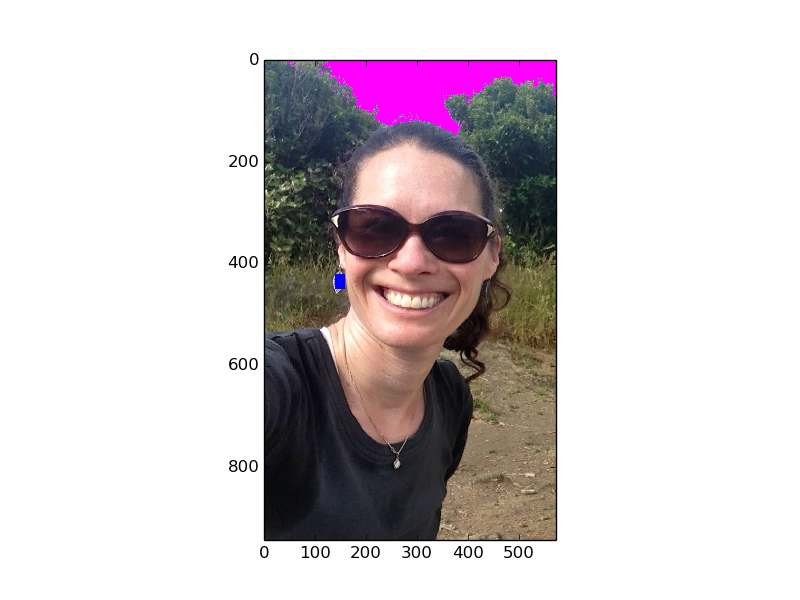
#> input picture 1.4.3/woman_sky_earing.png, 800 x 600 px
$ python Kashyap_1.4.3.py
#> lines starting #> are read from the running program, lines starting #| are printed output that depends on the picture
from __future__ import print_function
import matplotlib
matplotlib.use('Agg')
import matplotlib.pyplot as plt
import os.path
import PIL
import numpy as np      # 'as' lets us use standard abbreviations

#Procedure: 1-3

#Part I: Using Arrays of Pixels

#4. Arrays can store elements of only one type while lists can store elements of
    #different data types. Both lists and arrays can store multiple objects.

#5.
'''
#Read the image data
# Get the directory of this python script
directory = os.path.dirname(os.path.abspath(__file__))
# Build an absolute filename from directory + filename
filename = os.path.join(directory, 'woman.jpg')
# Read the image data into an array
img = plt.imread(filename)

#Show the image data
# Create figure with 1 subplot
fig, ax = plt.subplots(1, 1)
# Show the image data in a subplot
ax.imshow(img, interpolation='none')
# Saves the figure
fig.savefig('women2')
print(type(img))
print(img[49][24][0])
print(len(img))
print(len(img[0]))
'''
#a. 943 pixels
#b. 574 pixels
#c. 94
#d. 62
#e. 73

#Part II: Manipulating Pixels

#6.
'''
###
# Make a rectangle of pixels yellow
###

#Read the image data
# Get the directory of this python script
directory = os.path.dirname(os.path.abspath(__file__))
# Build an absolute filename from directory + filename
filename = os.path.join(directory, 'woman.jpg')
# Read the image data into an array
img = plt.imread(filename)

#Show the image data
# Create figure with 1 subplot
fig, ax = plt.subplots(1, 1)
# Show the image data in a subplot
ax.imshow(img, interpolation='none')

height = len(img)
width = len(img[0])
for row in range(420, 450):
    for column in range(140, 160):
        img[row][column] = [0, 255, 0] # red + green = yellow
fig.savefig('green_earing')
'''

#7.
'''
#Read the image data
# Get the directory of this python script
directory = os.path.dirname(os.path.abspath(__file__))
# Build an absolute filename from directory + filename
filename = os.path.join(directory, 'woman.jpg')

img = plt.imread(filename)

#Show the image data
# Create figure with 1 subplot
fig, ax = plt.subplots(1, 1)
# Show the image data in a subplot
ax.imshow(img, interpolation='none')
'''
###
# Change a region if condition is True
###
'''
height = len(img)
width = len(img[0])
for r in range(155):
    for c in range(width):
        if sum(img[r][c])>500: # brightness R+G+B goes up to 3*255=765
            img[r][c]=[255,0,255] # R + B = magenta
fig.savefig('woman_sky_earing')
'''
###
# Show the image data
###
    #7a. This set of loops and conditionals check to see if a certain pixel is
    #bright or not based on its rgb value. If it is then it changes the color magenta
    #7b.
'''
#Read the image data
# Get the directory of this python script
directory = os.path.dirname(os.path.abspath(__file__))
# Build an absolute filename from directory + filename
filename = os.path.join(directory, 'woman.jpg')

img = plt.imread(filename)

#Show the image data
# Create figure with 1 subplot
fig, ax = plt.subplots(1, 1)
# Show the image data in a subplot
height = len(img)
width = len(img[0])
for r in range(155):
    for c in range(width):
        if sum(img[r][c])>500: # brightness R+G+B goes up to 3*255=765
            img[r][c]=[255,0,255] # R + B = magenta
for row in range(420, 450):
    for column in range(140, 160):
        img[row][column] = [0, 0, 255] # red + green = yellow

ax.imshow(img, interpolation='none')

fig.savefig('woman_sky_earing')
'''
#8.
'''
def make_mask(rows, columns, stripe_width):
    An example mask generator
    Makes slanted stripes of width stripe_width
    image
    returns an ndarray of an RGBA image rows by columns

    img = PIL.Image.new('RGBA', (columns, rows))
    image = np.array(img)

    for row in range(rows):
        for column in range(columns):
            if (row-column)/stripe_width % 2 == 0:
                #(r+c)/w says how many stripes above/below line y=x
                # The % 2 says whether it is an even or odd stripe

                # Even stripe
                image[row][column] = [255, 127, 127, 250] # pale red, alpha=0

            else:
                # Odd stripe
                image[row][column] = [200, 200, 255, 255] # magenta, alpha=255

    for row in range(rows):
        for col in range(columns):
            if 500 == ((row-50)**2)+((col-50)**2):
                image[row][col] = [255, 127, 127, 250] # pale red, alpha=0
            elif 100 == ((row-50)**2)+((col-50)**2):
                image[row][col] = [255, 127, 127, 250] # pale red, alpha=0
    return image

if __name__ == "__main__":
    image = make_mask(100,100,20)

    fig, ax = plt.subplots(1, 1)
    ax.imshow(image)
    fig.savefig('mask')
'''

#9.

directory = os.path.dirname(os.path.abspath(__file__))
filename = os.path.join(directory, 'woman_sky_earing.png')
filename2 = os.path.join(directory, 'mask.png')
img = plt.imread(filename)
#> img is the input picture: shape (600, 800, 4) float32; mean R, G, B, A 0.826, 0.795, 0.807, 1
img2 = plt.imread(filename2)
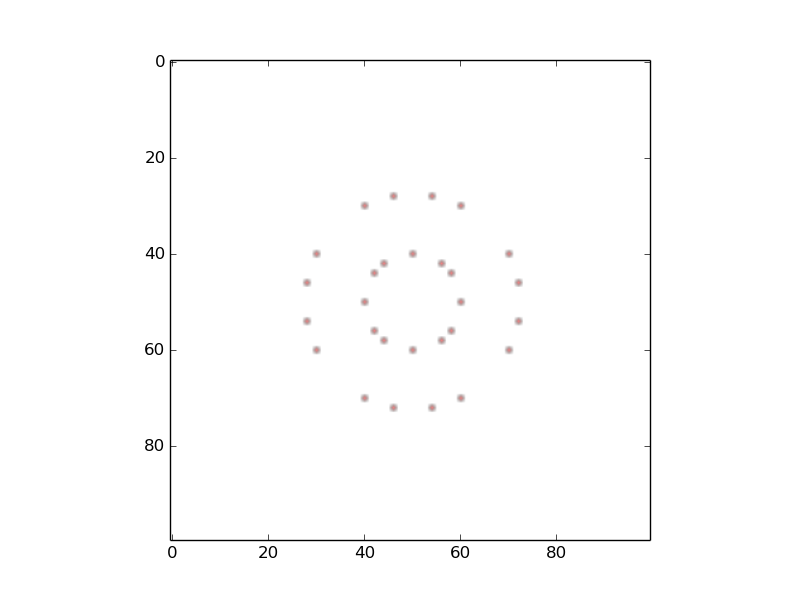
#> input picture 1.4.3/mask.png, 800 x 600 px
#> img2 is the input picture: shape (600, 800, 4) float32; mean R, G, B, A 0.992, 0.992, 0.992, 1

fig, ax = plt.subplots(1, 2)
ax[0].imshow(img, interpolation='none')
ax[1].imshow(img2, interpolation='none')

fig.savefig("woman_and_mask");
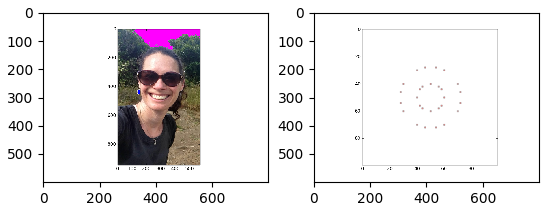
#> figure drawn by matplotlib, 2 panels
